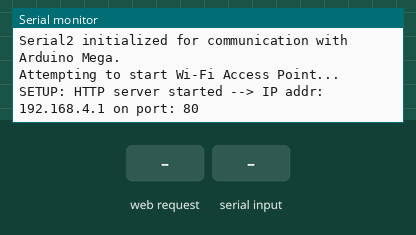
Bench run of a sketch on a simulated ESP32. Shown: the last lines printed to the serial monitor. Inputs (shaded band) come from the test bench.

Above: at 1.2 s.
1.3 s: HTTP request GET /get-data received
At 2.1 s:
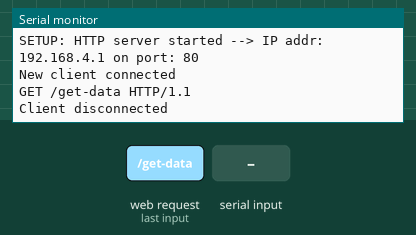
2.8 s: "!\n" received over the second serial link
At 3.2 s:
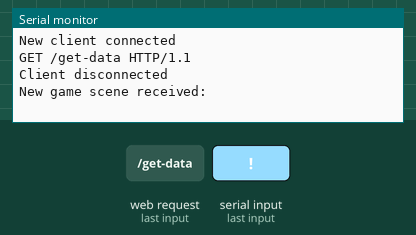
4.3 s: HTTP request GET /get-data received
At 5.6 s:
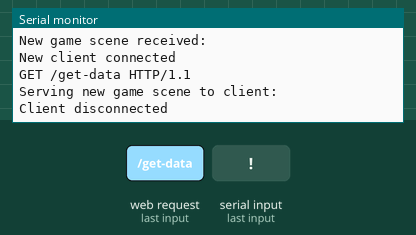

The sketch:

EspToArduinoCon.ino
```cpp
#include <WiFi.h>
#include <WiFiAP.h>
#include <WiFiClient.h>

// Predefined messages
const String SETUP_ERROR = "!!ERROR!! SETUP: Unable to start SoftAP mode";
const String SETUP_SERVER_START = "SETUP: HTTP server started --> IP addr: ";
const String SETUP_SERVER_PORT = " on port: ";
const String INFO_NEW_CLIENT = "New client connected";
const String INFO_DISCONNECT_CLIENT = "Client disconnected";

// Wi-Fi credentials
const char *SSID = "SSID_Sori";
const char *PASS = "12345678";
const int HTTP_PORT_NO = 80;

// Initialize HTTP server
WiFiServer HttpServer(HTTP_PORT_NO);

// Variable to hold data received from Arduino Mega
String receivedData = "";
String multiLineData = "";
bool newBoardReady = false; // Flag to indicate new data availability

void setup() {
  Serial.begin(115200);         // For debugging
  Serial.println("Starting ESP32 setup...");

  // Initialize Serial2 for communication with Arduino Mega
  Serial2.begin(9600, SERIAL_8N1, 16, 17); // RX = GPIO16, TX = GPIO17
  Serial.println("Serial2 initialized for communication with Arduino Mega.");

  // Set up Wi-Fi SoftAP
  Serial.println("Attempting to start Wi-Fi Access Point...");
  if (!WiFi.softAP(SSID, PASS)) {
    Serial.println(SETUP_ERROR);
    while (1);  // Halt execution
  }

  IPAddress accessPointIP = WiFi.softAPIP();
  String webServerInfoMessage = SETUP_SERVER_START + accessPointIP.toString() + SETUP_SERVER_PORT + HTTP_PORT_NO;

  HttpServer.begin();
  Serial.println(webServerInfoMessage);
}

void loop() {
  // Check for data from Arduino Mega
  while (Serial2.available()) {
    char c = Serial2.read();
    if (c == '!') { // End of message detected
      Serial.println("New game scene received: ");
      Serial.println(multiLineData);
      newBoardReady = true; // Mark the new board as ready to be displayed
      break;
    } else {
      multiLineData += c; // Accumulate data
    }
  }

  // Check for incoming client requests
  WiFiClient client = HttpServer.available();
  if (client) {
    Serial.println(INFO_NEW_CLIENT);
    String request = "";

    while (client.connected()) {
      if (client.available()) {
        char c = client.read();
        request += c;

        // Log the incoming request
        Serial.print(c);

        if (c == '\n' && request.indexOf("GET / ") >= 0) {
          // Serve HTML page
          Serial.println("\nServing HTML page to client...");
          String htmlPage = R"rawliteral(
            <!DOCTYPE html>
            <html>
            <head>
              <title>ESP32 Multi-Line Data Tracker</title>
              <script>
                function updateData() {
                  fetch('/get-data')
                    .then(response => response.text())
                    .then(data => {
                      document.getElementById('data').textContent = data;
                    });
                }
                setInterval(updateData, 1000); // Update every second
              </script>
            </head>
            <body>
              <h1>Game Scene Tracker</h1>
              <pre id="data">Loading...</pre>
            </body>
            </html>
          )rawliteral";

          client.println("HTTP/1.1 200 OK\r\nContent-type:text/html\r\n\r\n");
          client.print(htmlPage);
          break;
        }

        if (c == '\n' && request.indexOf("GET /get-data") >= 0) {
          // Serve the multi-line data
          if (newBoardReady) {
            Serial.println("\nServing new game scene to client: " + multiLineData);
            client.println("HTTP/1.1 200 OK\r\nContent-type:text/plain\r\n\r\n");
            client.println(multiLineData);
            multiLineData = ""; // Clear the data after serving
            newBoardReady = false; // Reset the flag
          } else {
            client.println("HTTP/1.1 200 OK\r\nContent-type:text/plain\r\n\r\n");
            client.println("Waiting for new game scene...");
          }
          break;
        }
      }
    }
    client.stop();
    Serial.println(INFO_DISCONNECT_CLIENT);
  }
}
```

Measured:
- after the input at 1.3 s, the serial monitor: prints a new line at once (image 1)
- after the input at 2.8 s, the serial monitor: prints a new line at once (image 2)
- after the input at 4.3 s, the serial monitor: prints a new line at once (image 3)
